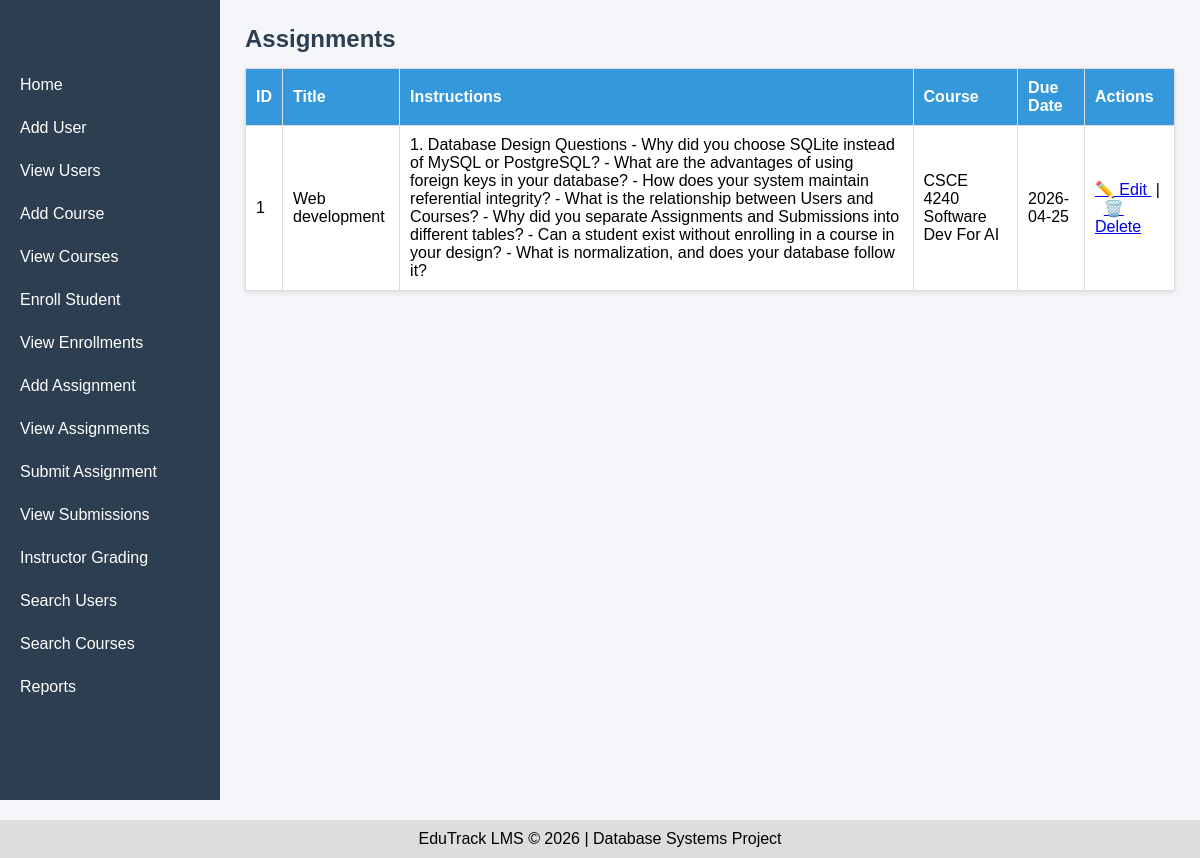
The app's page /assignments with its own data.
### tables this page shows
CREATE TABLE Assignments (
        assignment_id INTEGER PRIMARY KEY AUTOINCREMENT,
        course_id INTEGER NOT NULL,
        title TEXT NOT NULL,
        instructions TEXT,
        due_date DATE,
        FOREIGN KEY (course_id) REFERENCES Courses(course_id)
    );

CREATE TABLE Courses (
        course_id INTEGER PRIMARY KEY AUTOINCREMENT,
        course_name TEXT NOT NULL,
        instructor_id INTEGER NOT NULL,
        FOREIGN KEY (instructor_id) REFERENCES Users(user_id)
    );

### app.py (the view)
@app.route('/assignments')
def list_assignments():
    db = get_db()
    assignments = db.execute('''
        SELECT
            a.assignment_id,
            a.title,
            a.instructions,
            a.due_date,
            c.course_name
        FROM Assignments a
        JOIN Courses c ON a.course_id = c.course_id
    ''').fetchall()
    return render_template('list_assignments.html', assignments=assignments)

### app.py (called while the page is built)
def get_db():
    if 'db' not in g:
        g.db = sqlite3.connect(app.config['DATABASE'])
        g.db.row_factory = sqlite3.Row
        g.db.execute("PRAGMA foreign_keys = ON")
    return g.db

### templates/list_assignments.html
{% extends 'base.html' %}
{% block content %}
<h2>Assignments</h2>
<table border="1" cellpadding="8" cellspacing="0">
    <thead>
        <tr>
            <th>ID</th>
            <th>Title</th>
            <th>Instructions</th>
            <th>Course</th>
            <th>Due Date</th>
            <th>Actions</th>
        </tr>
    </thead>
    <tbody>
        {% for assignment in assignments %}
        <tr>
            <td>{{ assignment.assignment_id }}</td>
            <td>{{ assignment.title }}</td>
            <td>{{ assignment.instructions }}</td>
            <td>{{ assignment.course_name }}</td>
            <td>{{ assignment.due_date }}</td>
            <td>
                <a href="{{ url_for('edit_assignment', assignment_id=assignment.assignment_id) }}">
                    ✏️ Edit
                </a>
                &nbsp;|&nbsp;
                <a href="{{ url_for('delete_assignment', assignment_id=assignment.assignment_id) }}"
                   onclick="return confirm('Are you sure you want to delete this assignment?');">
                    🗑️ Delete
                </a>
            </td>
        </tr>
        {% endfor %}
    </tbody>
</table>
{% endblock %}

### static/style.css (style rules this page uses)
* { margin: 0; padding: 0; box-sizing: border-box; }
body { font-family: Arial, sans-serif; background: #f4f6f9; }
h1, h2 { margin-bottom: 15px; color: #2c3e50; }
table { width: 100%; border-collapse: collapse; background: white; margin-top: 10px; box-shadow: 0 2px 6px rgba(0,0,0,0.1); }
table th, table td { padding: 10px; border: 1px solid #ddd; text-align: left; }
table th { background: #3498db; color: white; }

### records on screen
Assignments: assignment_id "1", title "Web development", instructions "1. Database Design Questions - Why did you choose SQLite instead of MySQL or PostgreSQL? - What are the advantages of using foreign keys in your database? - How does your system maintain referential integrity? - What is the relationship between Users and Courses? - Why did you separate Assignments and Submissions into different tables? - Can a student exist without enrolling in a course in your design? - What is normalization, and does your database follow it?", course_name "CSCE 4240 Software Dev For AI", due_date "2026-04-25"
